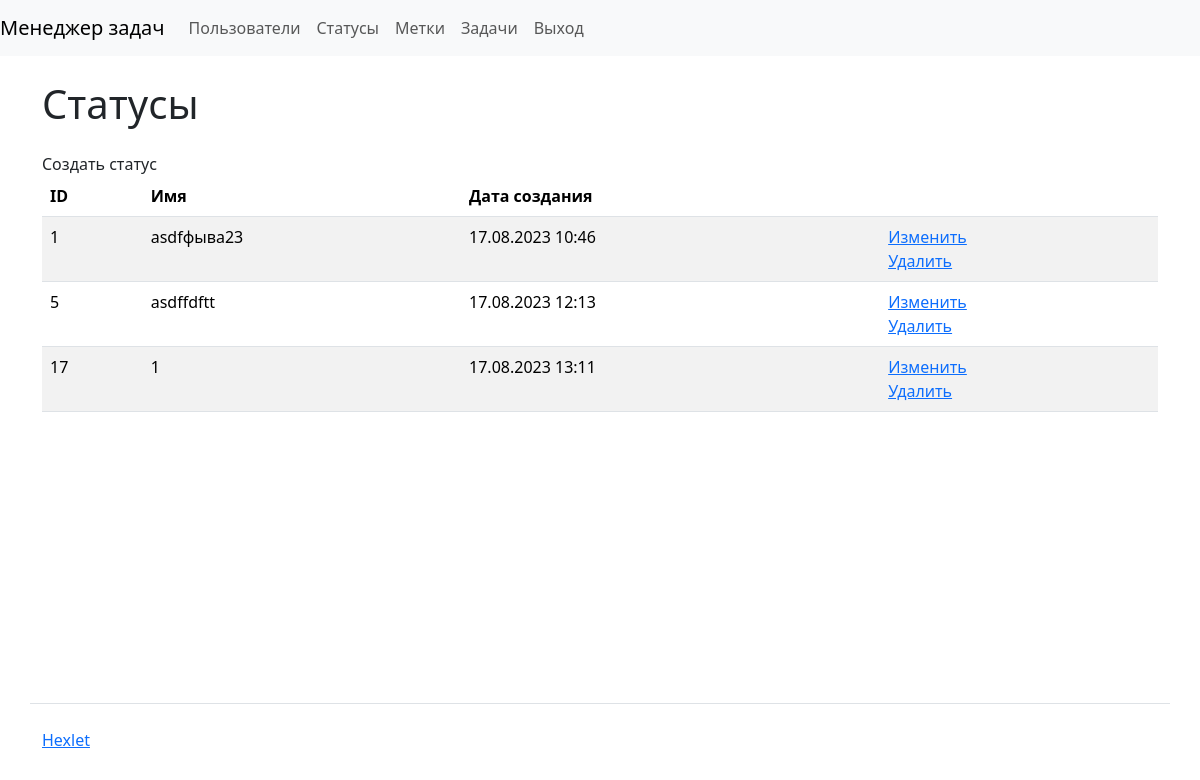
Before: /statuses/ (signed in) with the older database file.
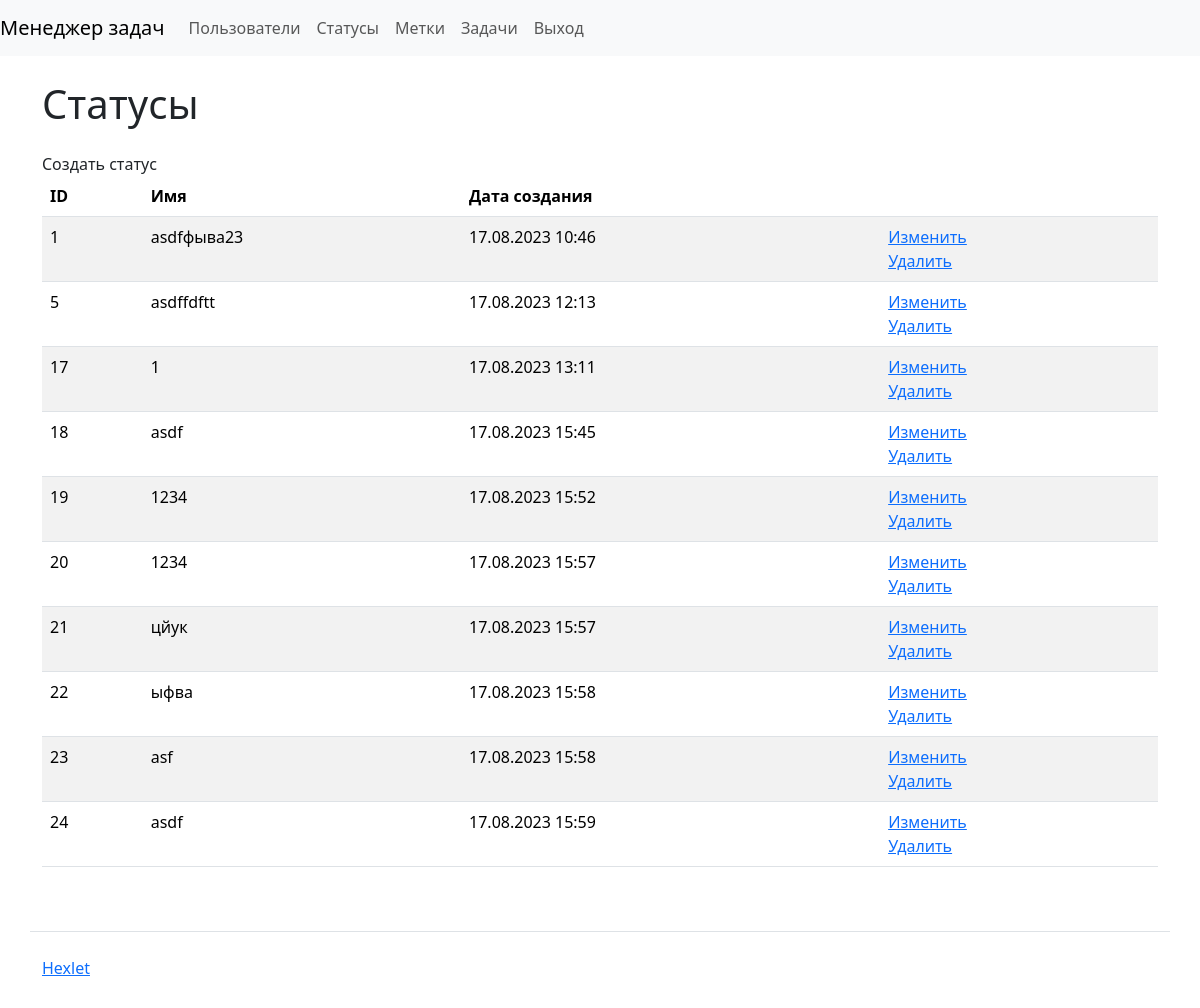
After: the same page with the newer database file.
### task_manager/statuses/models.py (models this page shows, shortened)
class Status(models.Model):
    name = models.CharField(max_length=255)
    date_joined = DateTimeField(auto_now_add=True)

### task_manager/statuses/views.py (the view)
# urls.py: path('', views.StatusShow.as_view(), name='statuses'),
class StatusShow(CustomLoginRequiredMixin, View):
    def get(self, request, *args, **kwargs):
        statuses = Status.objects.all()
        return render(request, 'statuses/statuses.html', {
            'statuses': statuses,
        })

### task_manager/mixins.py (called while the page is built)
    def dispatch(self, request, *args, **kwargs):
        if not request.user.is_authenticated:
            messages.error(request, self.permission_denied_message)
        return super().dispatch(request, *args, **kwargs)

### task_manager/templates/statuses/statuses.html
{% extends "index.html" %}
{% block content %}
<h1 class="my-4"> Статусы</h1>
<a class="nav-link" href="{% url 'create_status' %}">Создать статус</a>
<table class="table table-striped">
    <thead>
      <tr>
        <th>ID</th>
        <th>Имя</th>
        <th>Дата создания</th>
        <th></th>
      </tr>
    </thead>
    <tbody>
        {% for status in statuses %}
        <tr>
          <td>{{ status.id }}</td>
          <td>{{ status.name }}</td>
          <td>{{ status.date_joined|date:'d.m.Y H:i' }}</td>
          <td>
            <a href="{% url 'edit_status' status.pk %}">Изменить</a>
            <br>
            <a href="{% url 'delete_status' status.pk %}">Удалить</a>
          </td>
        </tr>
        {% endfor %}
    </tbody>
</table>
{% endblock %}

Changed rows visible on the page:
added Status: id "18", name "asdf", date_joined "17.08.2023 15:45"
added Status: id "19", name "1234", date_joined "17.08.2023 15:52"
added Status: id "20", name "1234", date_joined "17.08.2023 15:57"
added Status: id "21", name "цйук", date_joined "17.08.2023 15:57"
added Status: id "22", name "ыфва", date_joined "17.08.2023 15:58"
added Status: id "23", name "asf", date_joined "17.08.2023 15:58"
added Status: id "24", name "asdf", date_joined "17.08.2023 15:59"
